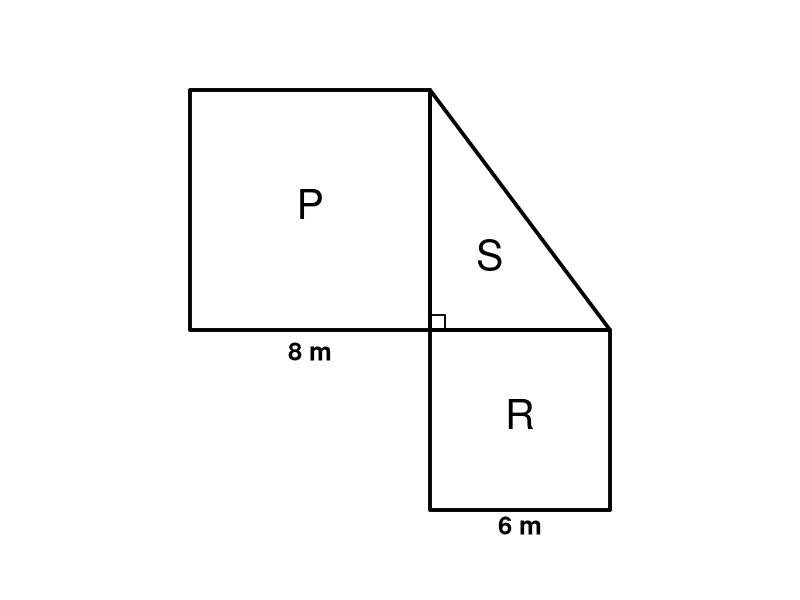

The R source for this figure:
## ---- chunk 1
knitr::opts_chunk$set(echo = FALSE)
## ---- chunk 2
library(ggplot2)

# Definición de las figuras originales
P <- data.frame(x = c(0, 8, 8, 0), y = c(0, 0, 8, 8)) # Cuadrado P (8x8)
S <- data.frame(x = c(8, 8, 14), y = c(0, 8, 0)) # Triángulo S
R <- data.frame(x = c(8, 14, 14, 8), y = c(-6, -6, 0, 0)) # Cuadrado R

# Definición del símbolo de ángulo recto
right_angle <- data.frame(
x = c(8, 8.5, 8.5, 8),
y = c(0, 0, 0.5, 0.5)
)

ggplot() +
# Figuras geométricas originales
geom_polygon(data = P, aes(x, y), fill = NA, color = "black", linewidth = 1.3) + # Aumentado grosor de línea
geom_polygon(data = S, aes(x, y), fill = NA, color = "black", linewidth = 1.3) +
geom_polygon(data = R, aes(x, y), fill = NA, color = "black", linewidth = 1.3) +
# Símbolo de ángulo recto
geom_polygon(data = right_angle, aes(x, y), fill = NA, color = "black", linewidth = 0.65) +

# Etiquetas centradas con tamaño aumentado
annotate("text", x = 4, y = 4, label = "P", size = 10.4, vjust = 0.3) +
annotate("text", x = 11, y = -3, label = "R", size = 10.4, vjust = 0.3) +
annotate("text", x = 9.8, y = 2.5, label = "S", size = 10.4, hjust = 0.3) +

# Medidas alineadas con tamaño aumentado
annotate("text", x = 4, y = -0.7, label = "8 m", size = 6.5, fontface = "bold") +
annotate("text", x = 11, y = -6.5, label = "6 m", size = 6.5, fontface = "bold") +

# Ajustes de visualización
coord_fixed(xlim = c(-1, 15), ylim = c(-7, 9), ratio = 1) +
theme_void() +
theme(plot.margin = margin(26, 26, 26, 26)) # Aumentado el margen
